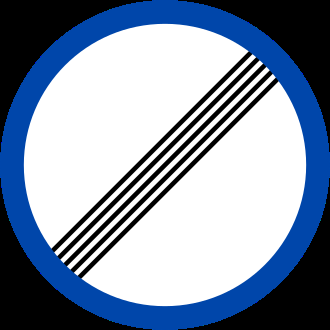
#> input picture bien_chuan/DP.135.png, 330 x 330 px
$ python -i lam_sach_danh_sach.py   (imports and definitions only)
#> lines starting #> are read from the running program, lines starting #| are printed output that depends on the picture; after the words box and inside, x2 and y2 are one past the last pixel; in counts of white or black regions, pixels touching at a corner belong together
"""
BƯỚC 1b - LÀM SẠCH DANH SÁCH BIỂN CHUẨN (chạy sau tai_bien_chuan.py, trước tao_du_lieu.py).
Wikimedia Commons có nhiều PHIÊN BẢN của cùng một biển (mẫu QCVN 2016, 2019, 2024, bản V2, -2,
chữ hoa/chữ thường...). Nếu để nguyên, mạng nơron phải phân biệt các hình gần như giống hệt nhau
-> nhầm lẫn, độ chính xác giảm. Chương trình này:
  1. Giữ bản theo QCVN 41:2024 nếu có, bỏ các bản cũ (2016, 2019) và bản trùng (V2, -2, (50), (blue)...).
  2. Tìm các cặp hình còn lại giống nhau bất thường, in ra và lưu ảnh so sánh để kiểm tra bằng mắt.
Cách dùng:  python lam_sach_danh_sach.py
"""
import os
import re
import json
import shutil
import numpy as np
import cv2

THU_MUC = "bien_chuan"
TEP = os.path.join(THU_MUC, "danh_sach.json")
TEP_GOC = os.path.join(THU_MUC, "danh_sach_goc.json")
# Các cặp hình GIỐNG HỆT nhau đã kiểm tra bằng mắt (bỏ mã cũ, giữ mã theo QCVN 41:2024)
BO_THEM = {"DP.127a": "trùng hình P.127e", "DP.127b": "trùng hình P.127d",
           "DP.135": "trùng hình P.135", "W.239": "trùng hình W.239a",
           "DP.134": "trùng biển hết tốc độ tối đa mẫu QCVN 41:2024"}
# Đổi về đúng mã hiệu theo QCVN 41:2024 (Commons đặt tên khác với quy chuẩn)
DOI_MA = {"P.133": "DP.133", "P.134": "DP.134", "P.135": "DP.135",
          "P.127e": "DP.127a", "P.127d": "DP.127b"}
NGUONG_GIONG = 0.015     # sai khác trung bình < 1,5% -> coi là gần như trùng nhau


def anh_so_sanh(tep, kt=64):
#> called with tep = 'bien_chuan/DP.135.png', kt = 64
    a = cv2.imdecode(np.fromfile(os.path.join(THU_MUC, tep), dtype=np.uint8), cv2.IMREAD_UNCHANGED)
#> a is the input picture: shape (330, 330, 4); mean B, G, R, A 167.5, 146.3, 131.5, 199.1
    if a.ndim == 2:
        a = cv2.cvtColor(a, cv2.COLOR_GRAY2BGRA)
    elif a.shape[2] == 3:
        a = cv2.cvtColor(a, cv2.COLOR_BGR2BGRA)
    ys, xs = np.where(a[:, :, 3] > 10)
    a = a[ys.min():ys.max() + 1, xs.min():xs.max() + 1]
    al = a[:, :, 3:4] / 255.0
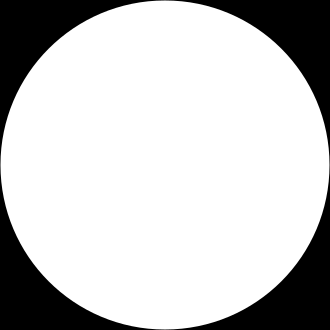
#> al: shape (330, 330, 1) float64; min 0, max 1, mean 0.781
    a = (a[:, :, :3] * al + 255 * (1 - al)).astype(np.uint8)
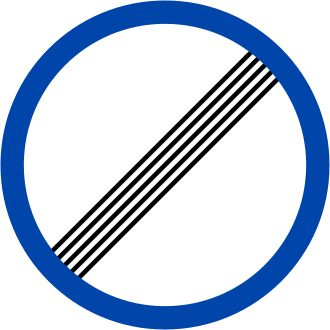
#> a: shape (330, 330, 3); mean B, G, R 222.4, 201.8, 187.4
    return cv2.resize(a, (kt, kt), interpolation=cv2.INTER_AREA)
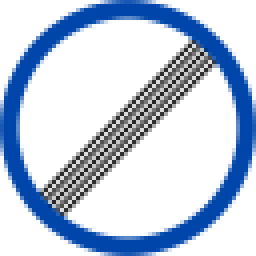
#> returned value: shape (64, 64, 3) (shown 4 times larger); mean of channels 0, 1, 2 222.4, 201.8, 187.4; drawn as B, G, R


# [87 lines left out: functions main, xuat_bang_anh_xa, not called in this run]


# [2 lines not run here, left out]

>>> result = anh_so_sanh('bien_chuan/DP.135.png')
